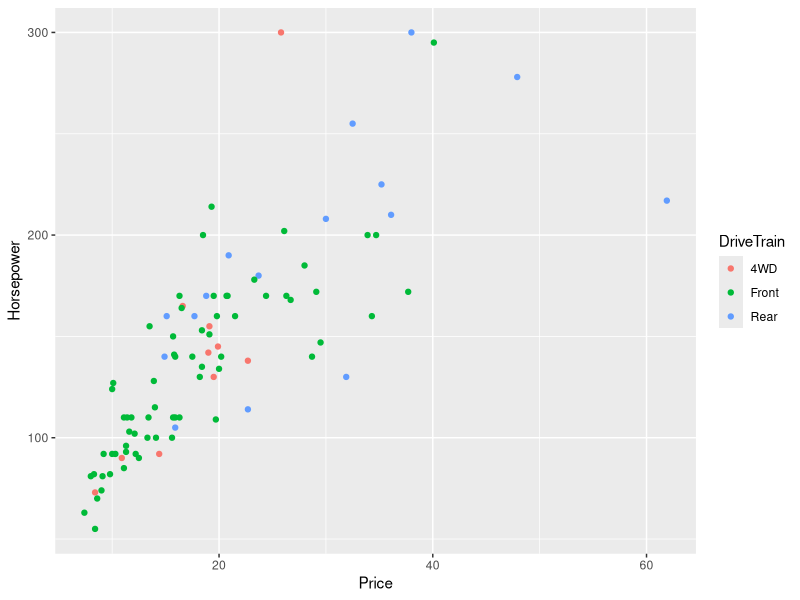
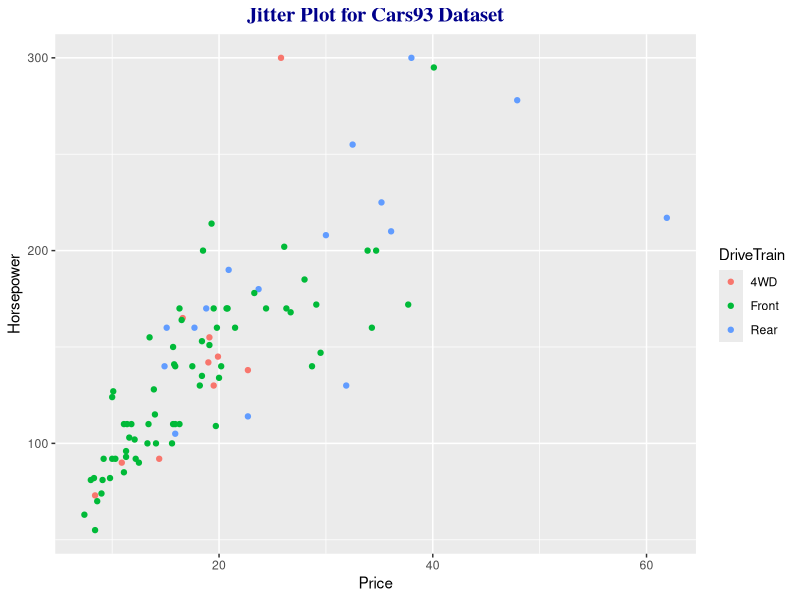
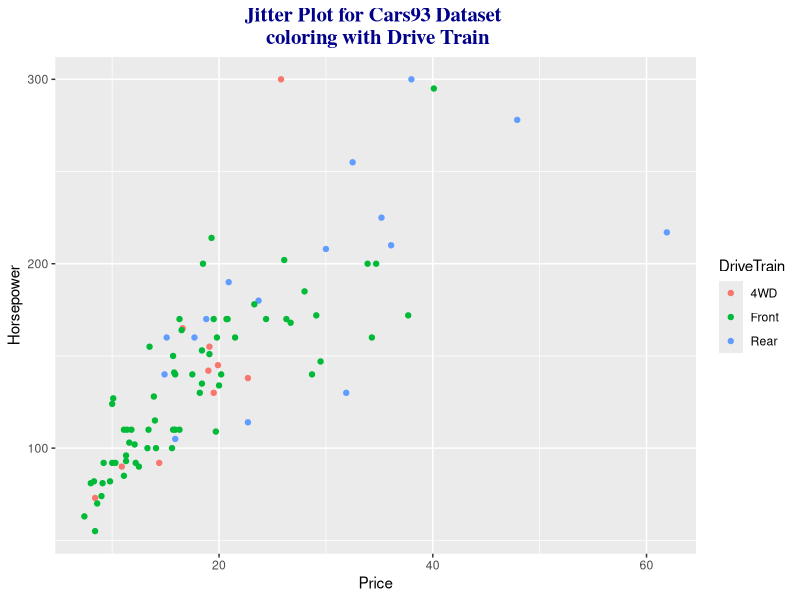
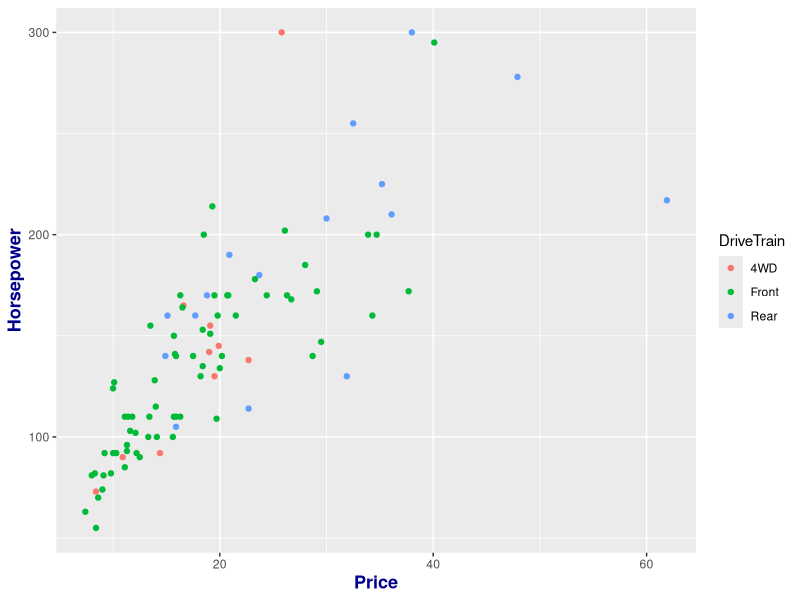
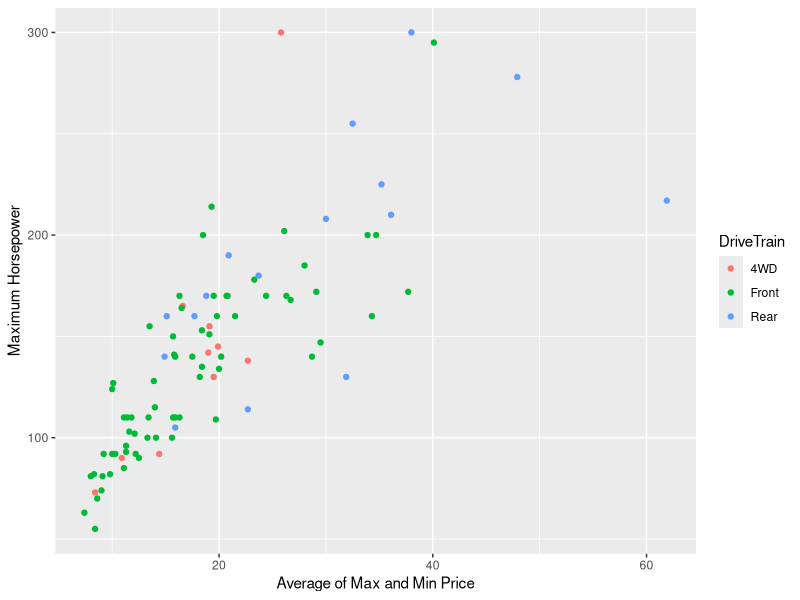
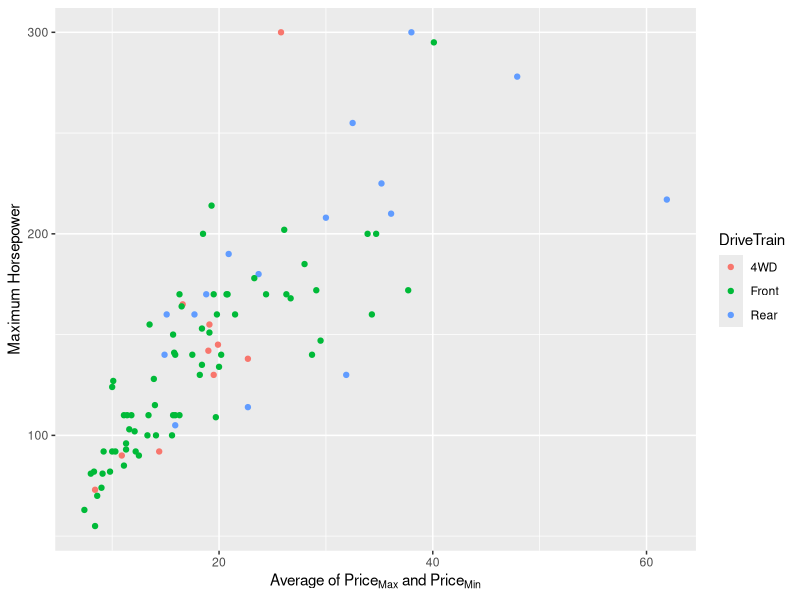
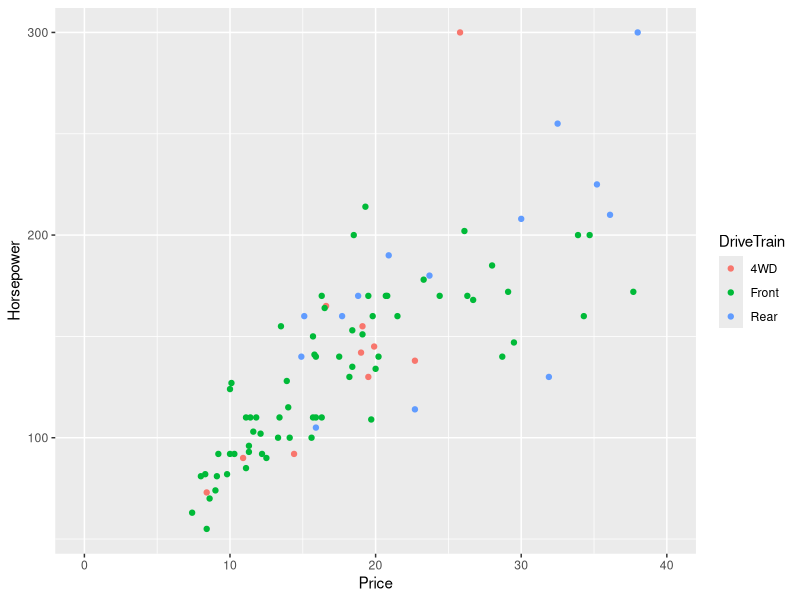
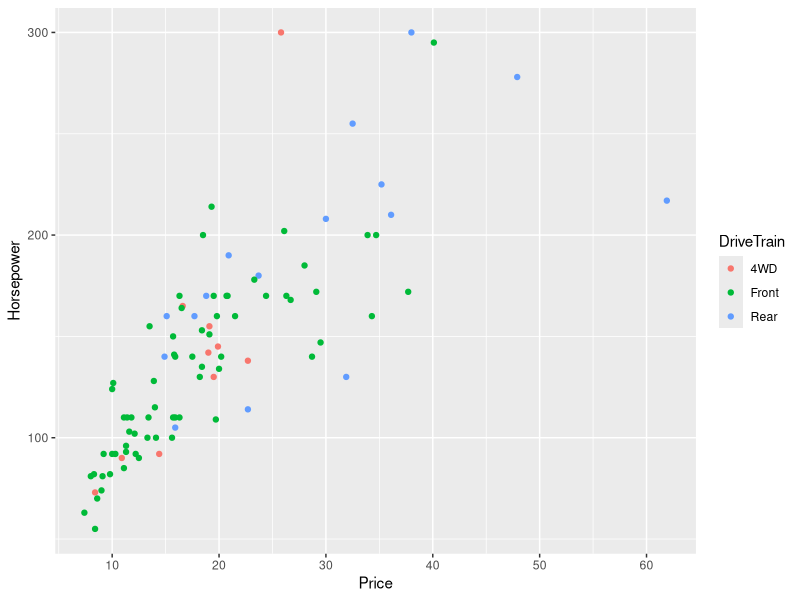

These figures' R source, in order:
## ---- chunk 1
knitr::opts_chunk$set(echo = TRUE)
## ---- chunk 2
library(ggplot2)
library(MASS) 
## ---- chunk 3
data("Cars93")   # MASS 패키지에서 Cars93 데이터를 가져옵니다.

Basic_Plot <- ggplot(Cars93, aes(x=Price, y=Horsepower)) + # x축: 차량 가격, y축: 마력
                geom_point(aes(colour=DriveTrain))  # jitter plot을 그립니다. 색상: 차량 구동계
## ---- chunk 4
Basic_Plot
## ---- chunk 5
  Basic_Plot + 
  ggtitle("Jitter Plot for Cars93 Dataset") +   # title 명칭을 입력합니다.
  theme(plot.title = element_text(family = "serif", face = "bold", hjust = 0.5, size = 15, color = "darkblue"))   # 글씨체(family), 글씨 모양(face), 가운데 정렬(hjust), 크기(size), 색상(color)을 설정합니다.
## ---- chunk 6
Basic_Plot + 
  ggtitle("Jitter Plot for Cars93 Dataset \n coloring with Drive Train") + # title 명칭을 두 줄로 입력합니다. 
  theme(plot.title = element_text(family = "serif", face = "bold", hjust = 0.5, size = 15, color = "darkblue")) 
## ---- chunk 7
Basic_Plot + 
  theme(axis.title = element_text(face = "bold", size = 13, color = "darkblue"))   # 축의 글자 모양, 크기, 색상을 설정합니다.
## ---- chunk 8
Basic_Plot + 
  labs(x="Average of Max and Min Price", y="Maximum Horsepower")   # 축의 타이틀을 변경합니다.
## ---- chunk 9
Basic_Plot + 
  labs(x=expression('Average of Price'['Max']*' and Price'['Min']), y="Maximum Horsepower")   # 축의 타이틀을 변경합니다. 아래 첨자 수식을 입력할 수 있도록 bquote 함수를 씁니다.
## ---- chunk 10
Basic_Plot + 
  lims(x=c(0,40))   # x축을 0에서 40까지만 나타냅니다. 데이터를 표현하는 범위를 제한했기 때문에 경고문구가 나타납니다.
## ---- chunk 11
Basic_Plot + 
  scale_x_continuous(breaks = c(10,20,30,40,50,60))   # x축을 10단위로 쪼갭니다.
## ---- chunk 12
Basic_Plot + 
  scale_x_continuous(breaks = c(10,20,30,40,50,60), labels = paste0("$",c(10,20,30,40,50,60)))   # x축을 10단위로 쪼갭니다. 앞에 $를 붙여서 라벨 명칭을 바꿉니다. 
## ---- chunk 13
Basic_Plot + 
  scale_x_continuous(breaks = c(c(1:12)*5), labels = paste0("$",c(c(1:12)*5))) +   # x축을 5단위로 쪼갭니다. 앞에 $를 붙여서 라벨 명칭을 바꿉니다. 
  theme(axis.text.x = element_text(angle = 90, hjust = 1, vjust = 0.5 ))   # x축 라벨을 옆으로 눕힙니다.
## ---- chunk 14
Basic_Plot + 
  scale_x_continuous(position = "top")   # x축을 위로 옮깁니다.
## ---- chunk 15
Basic_Plot + theme(legend.position = "none")   # 범례를 지웁니다.
## ---- chunk 16
Basic_Plot + 
  theme(legend.title = element_text(face = "bold", size = 13, color = "darkblue")) +   # 범례 타이틀의 글자 모양, 크기, 색상을 설정합니다.
  theme(legend.text = element_text(face = "bold", size = 11, color = "#330066")) +    # 범례 항목 글자의 글자 모양, 크기, 색상을 설정합니다.  
  theme(legend.key = element_rect(color = "red", fill = "white"), legend.key.size = unit(1,"cm"))   # 범례 항목 아이콘의 테두리 색상, 내부 색상, 크기를 설정합니다. 
## ---- chunk 17
Basic_Plot + 
  theme(legend.box.background = element_rect(fill = "skyblue"), legend.box.margin = margin(6, 6, 6, 6))   # 범례의 테두리의 색상, 여백 크기를 설정합니다. 
## ---- chunk 18
Basic_Plot + 
  theme(legend.position = "top")   # 범례 위치를 설정합니다.
## ---- chunk 19
Basic_Plot + 
  theme(legend.position = c(0.85, 0.2))   # 범례 위치를 그래프 내부로 설정합니다.
## ---- chunk 20
Basic_Plot + 
  theme(legend.title = element_blank())   # 범례의 타이틀을 지웁니다. 
## ---- chunk 21
Basic_Plot +
  scale_color_discrete(name="This is\nDriver Train Type")   # 범례의 타이틀을 바꿉니다. 
## ---- chunk 22
Basic_Plot + 
  annotate("text", x = 52, y = 100, label = "Price Limit\nLine") +   # plot에 글자를 추가합니다. 
  annotate("text", x = 10, y = 230, label = "Candidate \nGroup") +   # plot에 글자를 추가합니다. 
  annotate("rect", xmin = 0, xmax = 40, ymin = 0, ymax = 250, alpha = .2, fill="skyblue") +   # plot에 사각형을 추가합니다. 
  annotate("segment", x = 60, xend = 60, y = 0, yend = 300, colour = "black", size=1)   # plot에 선을 추가합니다.
## ---- chunk 23
Basic_Plot + 
  coord_flip()   # x축, y축을 바꿔서 그립니다. 
## ---- chunk 24
Basic_Plot +  
  scale_colour_grey()   # 흑백으로 나타냅니다.
## ---- chunk 25
Basic_Plot +  
  scale_color_brewer(palette = "Dark2")  # Dark2 팔레트를 적용합니다.
## ---- chunk 26
Basic_Plot +  
  scale_color_manual(values = c("dodgerblue4", "darkorchid3", "goldenrod1"))  # 원하는 색상으로 표현합니다. 
## ---- chunk 27
library(ggthemes)
## ---- chunk 28
Basic_Plot +  
  scale_color_economist() + 
  theme_economist()   # economist 테마를 적용합니다.
## ---- chunk 29
Basic_Plot +  
  theme_hc(bgcolor = "darkunica") + 
  scale_colour_hc("darkunica")   # darkunica 색상의 Highcharts 테마를 적용합니다. 
